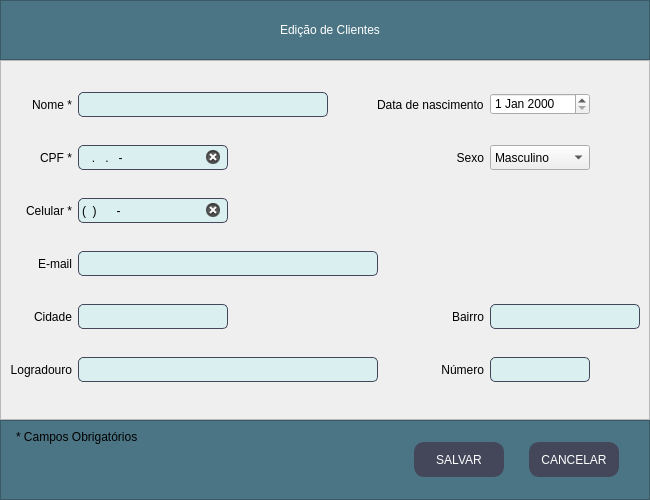
<?xml version="1.0" encoding="UTF-8"?>
<ui version="4.0">
 <class>Janela_Cliente_Edicao</class>
 <widget class="QMainWindow" name="Janela_Cliente_Edicao">
  <property name="windowModality">
   <enum>Qt::ApplicationModal</enum>
  </property>
  <property name="geometry">
   <rect>
    <x>0</x>
    <y>0</y>
    <width>650</width>
    <height>500</height>
   </rect>
  </property>
  <property name="sizePolicy">
   <sizepolicy hsizetype="Fixed" vsizetype="Preferred">
    <horstretch>0</horstretch>
    <verstretch>0</verstretch>
   </sizepolicy>
  </property>
  <property name="minimumSize">
   <size>
    <width>650</width>
    <height>500</height>
   </size>
  </property>
  <property name="maximumSize">
   <size>
    <width>650</width>
    <height>500</height>
   </size>
  </property>
  <property name="windowTitle">
   <string>MainWindow</string>
  </property>
  <widget class="QWidget" name="centralwidget">
   <property name="sizePolicy">
    <sizepolicy hsizetype="Expanding" vsizetype="Expanding">
     <horstretch>0</horstretch>
     <verstretch>0</verstretch>
    </sizepolicy>
   </property>
   <property name="minimumSize">
    <size>
     <width>650</width>
     <height>500</height>
    </size>
   </property>
   <property name="maximumSize">
    <size>
     <width>650</width>
     <height>500</height>
    </size>
   </property>
   <property name="styleSheet">
    <string notr="true">QLineEdit{
	border-radius: 5px;
	border: 0.5px solid #44475a;
	font:11pt &quot;MS Shell Dlg 2&quot;;
	padding: 1px;
	background-color: #DAEFF0;
}

QLineEdit:focus{
	border: 1.5px solid #44475a;
}

QLabel{
	font: 75 11pt &quot;Arial&quot;;
}
QComboBox{
	font: 9pt &quot;MS Shell Dlg 2&quot;;
}
QDateEdit{
	font: 9pt &quot;MS Shell Dlg 2&quot;;
}</string>
   </property>
   <layout class="QVBoxLayout" name="verticalLayout">
    <property name="spacing">
     <number>0</number>
    </property>
    <property name="leftMargin">
     <number>0</number>
    </property>
    <property name="topMargin">
     <number>0</number>
    </property>
    <property name="rightMargin">
     <number>0</number>
    </property>
    <property name="bottomMargin">
     <number>0</number>
    </property>
    <item>
     <widget class="QFrame" name="frame">
      <property name="minimumSize">
       <size>
        <width>0</width>
        <height>60</height>
       </size>
      </property>
      <property name="maximumSize">
       <size>
        <width>16777215</width>
        <height>60</height>
       </size>
      </property>
      <property name="styleSheet">
       <string notr="true">background-color: rgb(75, 117, 132);</string>
      </property>
      <property name="frameShape">
       <enum>QFrame::StyledPanel</enum>
      </property>
      <property name="frameShadow">
       <enum>QFrame::Raised</enum>
      </property>
      <layout class="QHBoxLayout" name="horizontalLayout_2">
       <property name="leftMargin">
        <number>20</number>
       </property>
       <item>
        <widget class="QLabel" name="label_titulo">
         <property name="minimumSize">
          <size>
           <width>300</width>
           <height>30</height>
          </size>
         </property>
         <property name="maximumSize">
          <size>
           <width>350</width>
           <height>30</height>
          </size>
         </property>
         <property name="styleSheet">
          <string notr="true">font: 87 12pt &quot;Arial Black&quot;;
color: rgb(255, 255, 255);
</string>
         </property>
         <property name="text">
          <string>Edição de Clientes</string>
         </property>
         <property name="alignment">
          <set>Qt::AlignCenter</set>
         </property>
        </widget>
       </item>
      </layout>
     </widget>
    </item>
    <item>
     <widget class="QFrame" name="frame_2">
      <property name="styleSheet">
       <string notr="true"/>
      </property>
      <property name="frameShape">
       <enum>QFrame::StyledPanel</enum>
      </property>
      <property name="frameShadow">
       <enum>QFrame::Raised</enum>
      </property>
      <layout class="QGridLayout" name="gridLayout">
       <item row="1" column="1">
        <widget class="QLabel" name="cpf_label">
         <property name="text">
          <string>CPF *</string>
         </property>
         <property name="alignment">
          <set>Qt::AlignRight|Qt::AlignTrailing|Qt::AlignVCenter</set>
         </property>
        </widget>
       </item>
       <item row="4" column="3">
        <widget class="QLabel" name="bairro_label">
         <property name="text">
          <string>Bairro</string>
         </property>
         <property name="alignment">
          <set>Qt::AlignRight|Qt::AlignTrailing|Qt::AlignVCenter</set>
         </property>
        </widget>
       </item>
       <item row="5" column="3">
        <widget class="QLabel" name="numero_label">
         <property name="text">
          <string>Número</string>
         </property>
         <property name="alignment">
          <set>Qt::AlignRight|Qt::AlignTrailing|Qt::AlignVCenter</set>
         </property>
        </widget>
       </item>
       <item row="0" column="2">
        <widget class="QLineEdit" name="nome">
         <property name="minimumSize">
          <size>
           <width>250</width>
           <height>25</height>
          </size>
         </property>
         <property name="maximumSize">
          <size>
           <width>250</width>
           <height>25</height>
          </size>
         </property>
         <property name="clearButtonEnabled">
          <bool>true</bool>
         </property>
        </widget>
       </item>
       <item row="3" column="1">
        <widget class="QLabel" name="email_label">
         <property name="text">
          <string>E-mail</string>
         </property>
         <property name="alignment">
          <set>Qt::AlignRight|Qt::AlignTrailing|Qt::AlignVCenter</set>
         </property>
        </widget>
       </item>
       <item row="4" column="2">
        <widget class="QLineEdit" name="cidade">
         <property name="minimumSize">
          <size>
           <width>100</width>
           <height>25</height>
          </size>
         </property>
         <property name="maximumSize">
          <size>
           <width>150</width>
           <height>25</height>
          </size>
         </property>
         <property name="clearButtonEnabled">
          <bool>true</bool>
         </property>
        </widget>
       </item>
       <item row="1" column="2">
        <widget class="QLineEdit" name="cpf">
         <property name="minimumSize">
          <size>
           <width>150</width>
           <height>25</height>
          </size>
         </property>
         <property name="maximumSize">
          <size>
           <width>150</width>
           <height>25</height>
          </size>
         </property>
         <property name="inputMask">
          <string>999.999.999-99</string>
         </property>
         <property name="cursorPosition">
          <number>0</number>
         </property>
         <property name="clearButtonEnabled">
          <bool>true</bool>
         </property>
        </widget>
       </item>
       <item row="2" column="1">
        <widget class="QLabel" name="celular_label">
         <property name="text">
          <string>Celular *</string>
         </property>
         <property name="alignment">
          <set>Qt::AlignRight|Qt::AlignTrailing|Qt::AlignVCenter</set>
         </property>
        </widget>
       </item>
       <item row="4" column="1">
        <widget class="QLabel" name="cidade_label">
         <property name="text">
          <string>Cidade</string>
         </property>
         <property name="alignment">
          <set>Qt::AlignRight|Qt::AlignTrailing|Qt::AlignVCenter</set>
         </property>
        </widget>
       </item>
       <item row="2" column="2">
        <widget class="QLineEdit" name="celular">
         <property name="minimumSize">
          <size>
           <width>150</width>
           <height>25</height>
          </size>
         </property>
         <property name="maximumSize">
          <size>
           <width>150</width>
           <height>25</height>
          </size>
         </property>
         <property name="inputMask">
          <string>(99) 99999-9999</string>
         </property>
         <property name="text">
          <string>() -</string>
         </property>
         <property name="frame">
          <bool>true</bool>
         </property>
         <property name="cursorPosition">
          <number>1</number>
         </property>
         <property name="clearButtonEnabled">
          <bool>true</bool>
         </property>
        </widget>
       </item>
       <item row="3" column="2">
        <widget class="QLineEdit" name="email">
         <property name="minimumSize">
          <size>
           <width>300</width>
           <height>25</height>
          </size>
         </property>
         <property name="maximumSize">
          <size>
           <width>300</width>
           <height>25</height>
          </size>
         </property>
         <property name="clearButtonEnabled">
          <bool>true</bool>
         </property>
        </widget>
       </item>
       <item row="5" column="1">
        <widget class="QLabel" name="logradouro_label">
         <property name="text">
          <string>Logradouro</string>
         </property>
         <property name="alignment">
          <set>Qt::AlignRight|Qt::AlignTrailing|Qt::AlignVCenter</set>
         </property>
        </widget>
       </item>
       <item row="0" column="1">
        <widget class="QLabel" name="nome_label">
         <property name="layoutDirection">
          <enum>Qt::LeftToRight</enum>
         </property>
         <property name="styleSheet">
          <string notr="true"/>
         </property>
         <property name="text">
          <string>Nome *</string>
         </property>
         <property name="alignment">
          <set>Qt::AlignRight|Qt::AlignTrailing|Qt::AlignVCenter</set>
         </property>
        </widget>
       </item>
       <item row="5" column="2">
        <widget class="QLineEdit" name="logradouro">
         <property name="minimumSize">
          <size>
           <width>300</width>
           <height>25</height>
          </size>
         </property>
         <property name="maximumSize">
          <size>
           <width>300</width>
           <height>25</height>
          </size>
         </property>
         <property name="text">
          <string/>
         </property>
         <property name="clearButtonEnabled">
          <bool>true</bool>
         </property>
        </widget>
       </item>
       <item row="4" column="4">
        <widget class="QLineEdit" name="bairro">
         <property name="minimumSize">
          <size>
           <width>150</width>
           <height>25</height>
          </size>
         </property>
         <property name="maximumSize">
          <size>
           <width>150</width>
           <height>25</height>
          </size>
         </property>
         <property name="toolTip">
          <string>&lt;html&gt;&lt;head/&gt;&lt;body&gt;&lt;p&gt;Número da casa&lt;/p&gt;&lt;p&gt;&lt;br/&gt;&lt;/p&gt;&lt;/body&gt;&lt;/html&gt;</string>
         </property>
         <property name="clearButtonEnabled">
          <bool>true</bool>
         </property>
        </widget>
       </item>
       <item row="5" column="4">
        <widget class="QLineEdit" name="numero">
         <property name="sizePolicy">
          <sizepolicy hsizetype="Fixed" vsizetype="Fixed">
           <horstretch>0</horstretch>
           <verstretch>0</verstretch>
          </sizepolicy>
         </property>
         <property name="minimumSize">
          <size>
           <width>100</width>
           <height>25</height>
          </size>
         </property>
         <property name="maximumSize">
          <size>
           <width>100</width>
           <height>25</height>
          </size>
         </property>
         <property name="toolTip">
          <string/>
         </property>
         <property name="toolTipDuration">
          <number>-1</number>
         </property>
         <property name="statusTip">
          <string/>
         </property>
         <property name="whatsThis">
          <string/>
         </property>
         <property name="inputMethodHints">
          <set>Qt::ImhDigitsOnly|Qt::ImhHiddenText|Qt::ImhPreferNumbers</set>
         </property>
         <property name="inputMask">
          <string/>
         </property>
         <property name="maxLength">
          <number>32767</number>
         </property>
         <property name="clearButtonEnabled">
          <bool>true</bool>
         </property>
        </widget>
       </item>
       <item row="0" column="4">
        <widget class="QDateEdit" name="data_nasc">
         <property name="minimumSize">
          <size>
           <width>100</width>
           <height>22</height>
          </size>
         </property>
         <property name="maximumSize">
          <size>
           <width>100</width>
           <height>22</height>
          </size>
         </property>
         <property name="styleSheet">
          <string notr="true"/>
         </property>
        </widget>
       </item>
       <item row="0" column="3">
        <widget class="QLabel" name="dataNasc_label">
         <property name="text">
          <string>Data de nascimento</string>
         </property>
        </widget>
       </item>
       <item row="1" column="3">
        <widget class="QLabel" name="sexo_label">
         <property name="text">
          <string>Sexo</string>
         </property>
         <property name="alignment">
          <set>Qt::AlignRight|Qt::AlignTrailing|Qt::AlignVCenter</set>
         </property>
        </widget>
       </item>
       <item row="1" column="4">
        <widget class="QComboBox" name="sexo">
         <property name="minimumSize">
          <size>
           <width>100</width>
           <height>20</height>
          </size>
         </property>
         <property name="maximumSize">
          <size>
           <width>100</width>
           <height>30</height>
          </size>
         </property>
         <property name="styleSheet">
          <string notr="true"/>
         </property>
         <item>
          <property name="text">
           <string>Masculino</string>
          </property>
         </item>
         <item>
          <property name="text">
           <string>Feminino</string>
          </property>
         </item>
        </widget>
       </item>
      </layout>
     </widget>
    </item>
    <item>
     <widget class="QFrame" name="frame_3">
      <property name="minimumSize">
       <size>
        <width>0</width>
        <height>80</height>
       </size>
      </property>
      <property name="maximumSize">
       <size>
        <width>16777215</width>
        <height>80</height>
       </size>
      </property>
      <property name="styleSheet">
       <string notr="true">background-color: rgb(75, 117, 132);</string>
      </property>
      <property name="frameShape">
       <enum>QFrame::StyledPanel</enum>
      </property>
      <property name="frameShadow">
       <enum>QFrame::Raised</enum>
      </property>
      <layout class="QHBoxLayout" name="horizontalLayout">
       <property name="spacing">
        <number>25</number>
       </property>
       <property name="leftMargin">
        <number>15</number>
       </property>
       <property name="rightMargin">
        <number>30</number>
       </property>
       <item>
        <widget class="QLabel" name="label">
         <property name="styleSheet">
          <string notr="true">font: 75 11pt &quot;MS Shell Dlg 2&quot;;</string>
         </property>
         <property name="text">
          <string>* Campos Obrigatórios</string>
         </property>
         <property name="alignment">
          <set>Qt::AlignLeading|Qt::AlignLeft|Qt::AlignTop</set>
         </property>
        </widget>
       </item>
       <item>
        <spacer name="horizontalSpacer">
         <property name="orientation">
          <enum>Qt::Horizontal</enum>
         </property>
         <property name="sizeHint" stdset="0">
          <size>
           <width>451</width>
           <height>20</height>
          </size>
         </property>
        </spacer>
       </item>
       <item>
        <widget class="QPushButton" name="botao_salvar">
         <property name="minimumSize">
          <size>
           <width>90</width>
           <height>35</height>
          </size>
         </property>
         <property name="maximumSize">
          <size>
           <width>90</width>
           <height>35</height>
          </size>
         </property>
         <property name="styleSheet">
          <string notr="true">QPushButton{
	font: 87 8pt &quot;Arial Black&quot;;
	border: 0.5px solid #44475a;
	border-radius: 10px;
	color: rgb(255, 255, 255);
	background-color: #44475a;
}
QPushButton:hover{
	background-color: #4f5368;
}</string>
         </property>
         <property name="text">
          <string>SALVAR</string>
         </property>
        </widget>
       </item>
       <item>
        <widget class="QPushButton" name="botao_cancelar">
         <property name="sizePolicy">
          <sizepolicy hsizetype="Fixed" vsizetype="Fixed">
           <horstretch>0</horstretch>
           <verstretch>0</verstretch>
          </sizepolicy>
         </property>
         <property name="minimumSize">
          <size>
           <width>90</width>
           <height>35</height>
          </size>
         </property>
         <property name="maximumSize">
          <size>
           <width>90</width>
           <height>35</height>
          </size>
         </property>
         <property name="styleSheet">
          <string notr="true">QPushButton{
	font: 87 8pt &quot;Arial Black&quot;;
	border: 0.5px solid #44475a;
	border-radius: 10px;
	color: rgb(255, 255, 255);
	background-color: #44475a;
}
QPushButton:hover{
	background-color: #4f5368;
}</string>
         </property>
         <property name="text">
          <string>CANCELAR</string>
         </property>
        </widget>
       </item>
      </layout>
     </widget>
    </item>
   </layout>
  </widget>
 </widget>
 <tabstops>
  <tabstop>nome</tabstop>
  <tabstop>cpf</tabstop>
  <tabstop>celular</tabstop>
  <tabstop>email</tabstop>
  <tabstop>data_nasc</tabstop>
  <tabstop>sexo</tabstop>
  <tabstop>cidade</tabstop>
  <tabstop>logradouro</tabstop>
  <tabstop>bairro</tabstop>
  <tabstop>numero</tabstop>
  <tabstop>botao_salvar</tabstop>
  <tabstop>botao_cancelar</tabstop>
 </tabstops>
 <resources/>
 <connections/>
</ui>
